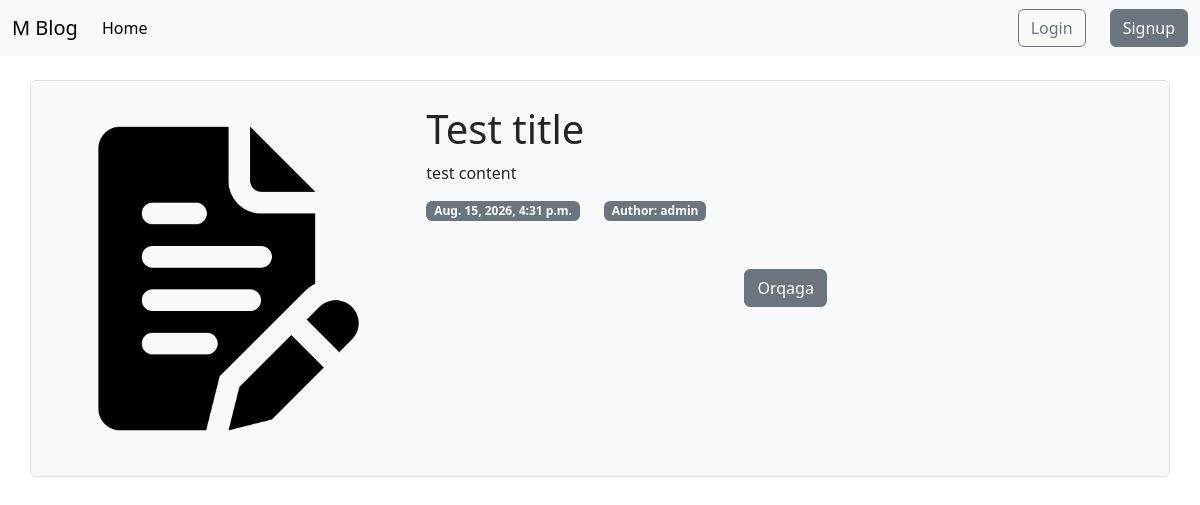
The page /articles/test-title/ on the database as committed earlier.
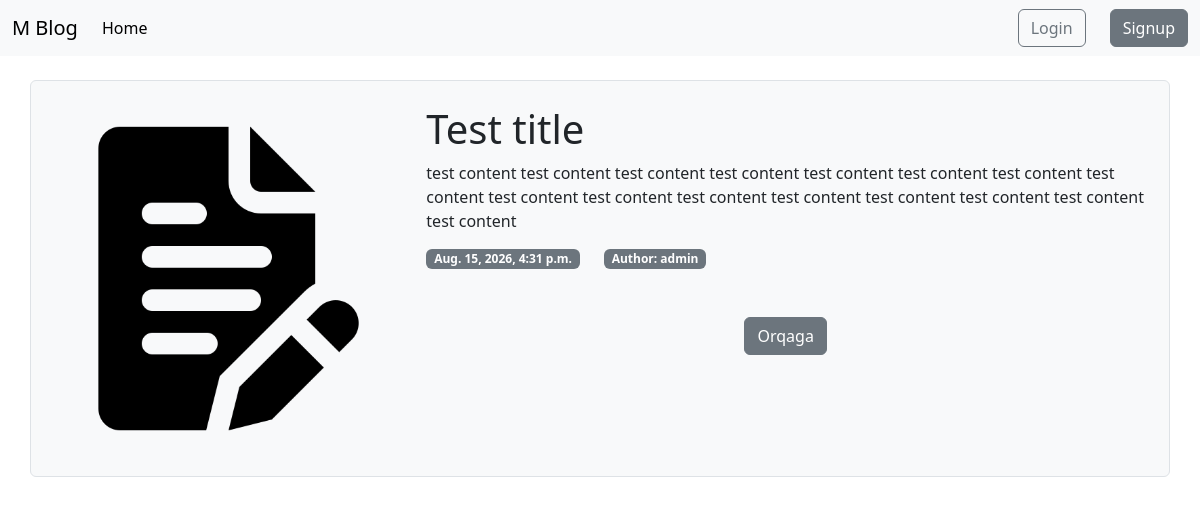
The same page on the database as committed later.
### blog/models.py (models this page shows, shortened)
class Article(models.Model):
   title = models.CharField(max_length=200, unique=True)
   image = models.ImageField(upload_to="articles/", null=True, blank=True)
   slug = models.SlugField(max_length=220, unique=True, blank=True)
   content = models.TextField()
   author = models.ForeignKey(
       settings.AUTH_USER_MODEL, on_delete=models.SET_NULL,null=True, blank=True,
       related_name="articles",)#related names for view
   created_at = models.DateTimeField(auto_now_add=True)
   likes = models.ManyToManyField(settings.AUTH_USER_MODEL, related_name="liked_articles", blank=True, null=True)
   dislikes = models.ManyToManyField(settings.AUTH_USER_MODEL, related_name="disliked_articles", blank=True, null=True)

### blog/views.py (the view)
# urls.py: path("articles/<slug:slug>/",  views.article_detail, name="article_detail"),
def article_detail(request, slug):
   article = get_object_or_404(Article, slug=slug)
   return render(request, "blog/article_detail.html", {"article": article})

### templates/blog/article_detail.html (shortened to what this page needs)
{% extends "base.html" %}
{% load static %}
{% block content %}
<div class="row">
    <div class="col-4">
          {% if article.image %}
  <img src="{{ article.image.url }}" class="card-img-top w-100" alt="...">
  {% else %}
  <img src="{%static 'images/article.png' %}" class="card-img-top w-100" alt="...">
  {% endif %}
    </div>
    <div class="col">
        <h1>{{ article.title }}</h1>
        <p>{{ article.content }}</p>
        <div class="d-flex align-items-center">
            <span class="badge text-bg-secondary me-4">{{ article.created_at }}</span>
            <span class="badge text-bg-secondary">Author: {{ article.author }}</span>
        </div>
        <div class="text-center">
            <a class="btn btn-secondary my-5" href="{% url 'article_list' %}">Orqaga</a>
        </div>
    </div>
</div>
{% endblock %}

### templates/base.html (shortened to what this page needs)
{% load static %}
<!DOCTYPE html>
<html lang="en">
<head>
    <link rel="stylesheet" href="https://cdn.jsdelivr.net/npm/bootstrap-icons@1.13.1/font/bootstrap-icons.min.css">
    <link rel="stylesheet" href="{% static 'css/style.css' %}">
    <link href="https://cdn.jsdelivr.net/npm/bootstrap@5.3.8/dist/css/bootstrap.min.css" rel="stylesheet">
</head>
<body>
    <nav class="navbar navbar-expand-lg bg-body-tertiary">
  <div class="container-fluid">
    <a class="navbar-brand" href="{%url 'article_list' %}">M Blog</a>
    <div class="collapse navbar-collapse" id="navbarSupportedContent">
      <ul class="navbar-nav me-auto mb-2 mb-lg-0">
        <li class="nav-item">
          <a class="nav-link active" aria-current="page" href="{% url 'article_list' %}">Home</a>
        </li>
      </ul>
       {% if user.is_authenticated %}
   <span class="username">{{ user.username|slice:1|title }}</span>
   <form method="post" action="{% url 'logout' %}" style="display:inline;">
     {% csrf_token %}
     <button class="btn btn-dark" type="submit"><i class="bi bi-box-arrow-right"></i></button>
   </form>
 {% else %}
   <a class="btn btn-outline-secondary me-4" href="{% url 'login' %}">Login</a>
   <a class="btn btn-secondary"  href="{% url 'signup' %}">Signup</a>
 {% endif %}
    </div>
  </div>
</nav>
   <div class="container border rounded bg-light p-4 my-4">
     {%block content %} {% endblock content %}
   </div>
</body>
</html>

Rows that differ between the two databases and show on the page:
changed Article "Test title": content "test content" → "test content test content test content test content test content test content test content test content test content test content test content test content test content test content test content test content"
